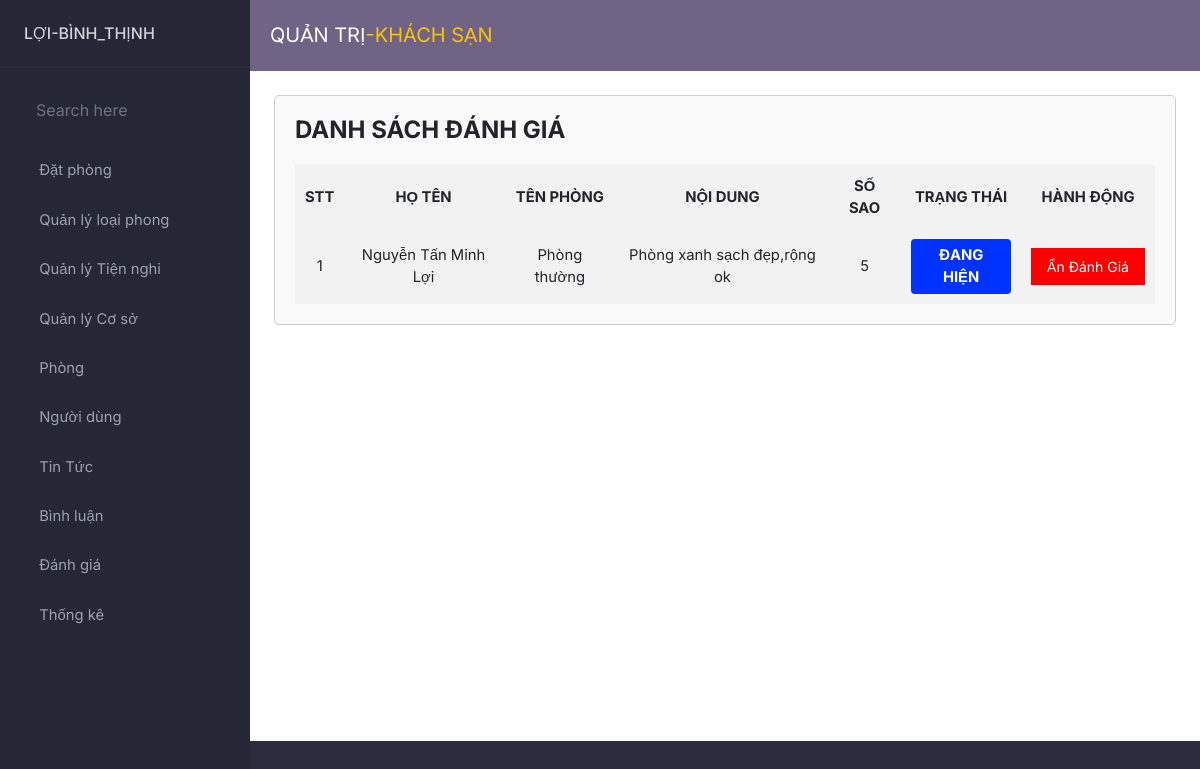
Screenshot of /admin/index.php?act=danhgia with the database file from the repository.
### tables this page shows
CREATE TABLE `danh_gia` (
  `id` int(11) NOT NULL,
  `id_phong` int(11) DEFAULT NULL,
  `id_khachhang` int(11) DEFAULT NULL,
  `so_sao` int(11) DEFAULT NULL,
  `noi_dung` text DEFAULT NULL,
  `trang_thai` int(11) NOT NULL DEFAULT 0
);

CREATE TABLE `khach_hang` (
  `id` int(11) NOT NULL,
  `ten_dn` varchar(50) NOT NULL,
  `mat_khau` varchar(255) NOT NULL,
  `ho_ten` varchar(100) DEFAULT NULL,
  `hinh` varchar(255) DEFAULT NULL,
  `email` varchar(100) DEFAULT NULL,
  `vai_tro` int(1) DEFAULT 0,
  `sdt` varchar(15) DEFAULT NULL,
  `cccd` varchar(15) DEFAULT NULL,
  `trang_thai` int(11) NOT NULL DEFAULT 0
);

CREATE TABLE `phong` (
  `id` int(11) NOT NULL,
  `ma_loaiphong` int(11) NOT NULL,
  `hinh` varchar(255) DEFAULT NULL,
  `mo_ta` text DEFAULT NULL,
  `dien_tich` decimal(10,0) DEFAULT NULL,
  `gia_phong` decimal(10,0) DEFAULT NULL,
  `nguoi_lon` int(11) DEFAULT NULL,
  `tre_em` int(11) DEFAULT NULL,
  `trang_thai_phong` int(1) DEFAULT 0
);

CREATE TABLE `loai_phong` (
  `ma_loai` int(11) NOT NULL,
  `ten_loai` varchar(255) DEFAULT NULL
);

### model/pdo.php (called while the page is built, shortened)
<?php
function pdo_get_connection()
{
    $dburl = "mysql:host=localhost;dbname=du_an_1;charset=utf8";
    $username = 'root';
    $password = '';
    $conn = new PDO($dburl, $username, $password);
    $conn->setAttribute(PDO::ATTR_ERRMODE, PDO::ERRMODE_EXCEPTION);
    return $conn;
}
function pdo_query($sql)
{
    $sql_args = array_slice(func_get_args(), 1);
    try {
        $conn = pdo_get_connection();
        $stmt = $conn->prepare($sql);
        $stmt->execute($sql_args);
        $rows = $stmt->fetchAll();
        return $rows;
    } catch (PDOException $e) {
        throw $e;
    } finally {
        unset($conn);
    }
}
function pdo_query_one($sql)
{
    $sql_args = array_slice(func_get_args(), 1);
    try {
        $conn = pdo_get_connection();
        $stmt = $conn->prepare($sql);
        $stmt->execute($sql_args);
        $row = $stmt->fetch(PDO::FETCH_ASSOC);
        return $row;
    } catch (PDOException $e) {
        throw $e;
    } finally {
        unset($conn);
    }
}

### model/danhgia.php (called while the page is built, shortened)
<?php
function list_danhgia()
{
    $sql = "SELECT * FROM danh_gia order by id desc ";
    $result = pdo_query($sql);
    return $result;
}
function lay_ten_khachhang($id_khachhang)
{
    $sql = "SELECT * FROM khach_hang WHERE id='$id_khachhang'";
    $result = pdo_query_one($sql);
    extract($result);
    return $ho_ten;
}

### model/phong.php (called while the page is built, shortened)
<?php
function lay_ten_loaiphong($ma_loaiphong)
{
    $sql = "SELECT * FROM loai_phong WHERE ma_loai='$ma_loaiphong'";
    $result = pdo_query_one($sql);
    extract($result);
    return $ten_loai;
}
function sua_phong($id)
{
    $sql = "SELECT * FROM phong WHERE id='$id'";
    $result = pdo_query_one($sql);
    return $result;
}

### admin/danhgia/danhsachdanhgia.php (the view, shortened to what this page needs)
<div class="form-container1">
    <h1 class="admin__list-title">DANH SÁCH ĐÁNH GIÁ</h1>
    <div class="admin__list-table">
        <?php if (!empty($list_danhgia)) : ?>
            <table class="admin__table">
                <tr>
                    <th>STT</th>
                    <th>HỌ TÊN</th>
                    <th>TÊN PHÒNG</th>
                    <th>NỘI DUNG</th>
                    <th>SỐ SAO</th>
                    <th>TRẠNG THÁI</th>
                    <th>HÀNH ĐỘNG</th>
                </tr>
                <?php $soThuTu = 1; ?>
                <?php foreach ($list_danhgia as $danhgia) {
                    extract($danhgia);
                    $ten_danhgia = lay_ten_khachhang($danhgia['id_khachhang']);
                    $phong = sua_phong($id_phong);
                    extract($phong);
                    $ten_phong = lay_ten_loaiphong($phong['ma_loaiphong']);
                ?>
                    <tr>
                        <td><?php echo $soThuTu; ?></td>
                        <td><?php echo $ten_danhgia; ?></td>
                        <td><?php echo $ten_phong; ?></td>
                        <td class="mota"><?php echo $danhgia['noi_dung']; ?></td>
                        <td class="mota"><?php echo $danhgia['so_sao']; ?></td>
                        <td>
                            <?php
                            if ($danhgia['trang_thai'] == 0) { ?>
                                <span class="danghien">Đang hiện</span>
                            <?php } else { ?>
                                <span class="dangan">Đang Ẩn</span>
                            <?php } ?>
                        </td>
                        <td>
                            <?php
                            if ($danhgia['trang_thai'] == 0) { ?>
                                <form action="index.php?act=an_danhgia" method="post">
                                    <input class="an_danhgia" type="submit" onclick="an_danhgia()" value="Ẩn Đánh Giá" name="an_danhgia">
                                </form>
                            <?php } ?>
                        </td>
                    </tr>
                    <?php $soThuTu++; ?>
                <?php } ?>
            </table>
        <?php else : ?>
            <p>Không có dữ liệu ĐÁNH GIÁ.</p>
        <?php endif; ?>
    </div>
</div>

### admin/css/style.css (style rules this page uses)
:root { --dk-gray-100: #F3F4F6; --dk-gray-200: #E5E7EB; --dk-gray-300: #D1D5DB; --dk-gray-400: #9CA3AF; --dk-gray-500: #6B7280; --dk-gray-600: #4B5563; --dk-gray-700: #374151; --dk-gray-800: #1F2937; --dk-gray-900: #111827; --dk-dark-bg: #313348; --dk-darker-bg: #2a2b3d; --navbar-bg-color: #6f6486; --sidebar-bg-color: #252636; --sidebar-width: 250px; }
* { margin: 0; padding: 0; box-sizing: border-box; }
body { font-family: 'Inter', sans-serif; background-color: var(--dk-darker-bg); font-size: .925rem; }

### admin/css/from.css (style rules this page uses)
.form-container1 { max-width: 2000px; margin: 0 auto; padding: 20px; border: 1px solid #ccc; border-radius: 5px; background-color: #f9f9f9; }
.admin__list-title { font-size: 24px; font-weight: bold; margin-bottom: 20px; }
.admin__table { width: 100%; border-collapse: collapse; }
.admin__table th { font-weight: bold; padding: 10px; text-align: center; background-color: #f2f2f2; }
.admin__table tr:nth-child(even) { background-color: #f2f2f2; }
.admin__table td { padding: 10px; text-align: center; }
.mota { max-width: 550px; }

### admin/danhgia/danhsachdanhgia.php (style rules this page uses)
.danghien { background-color: #0033FF; display: inline-block; padding: 5px 10px; color: #fff; border-radius: 4px; font-weight: bold; text-transform: uppercase; text-align: center; text-decoration: none; transition: background-color 0.3s ease-in-out; }
.an_danhgia { background-color: red; color: white; border: none; padding: 8px 16px; text-align: center; text-decoration: none; display: inline-block; font-size: 14px; cursor: pointer; }

### rows the page displays
danh_gia: id_khachhang.ho_ten "Nguyễn Tấn Minh Lợi", id_phong.ten_loai "Phòng thường", noi_dung "Phòng xanh sạch đẹp,rộng ok", so_sao "5", trang_thai "ĐANG HIỆN"
